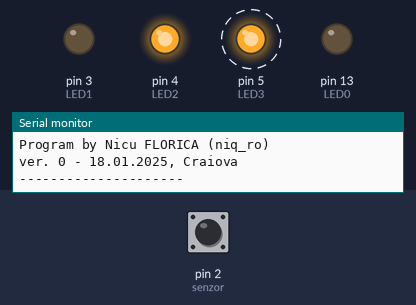
Simulated run of this sketch. Board: Arduino Uno, built with avr-gcc and run on an emulated ATmega328P. Parts: output pins drawn as LEDs (lit = HIGH), the last lines printed to the serial monitor. Dashed ring = blinking. Inputs (shaded band) come from the test bench; at power-on: pin 2 (senzor) HIGH.

Above: at 1.2 s.
1.3 s: pin 2 (senzor) pulled LOW for 0.15 s
At 3.8 s:
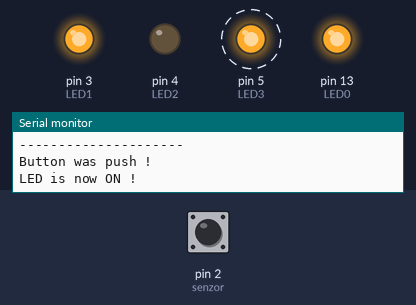
4.4 s: pin 2 (senzor) pulled LOW for 1 s
At 6.4 s:
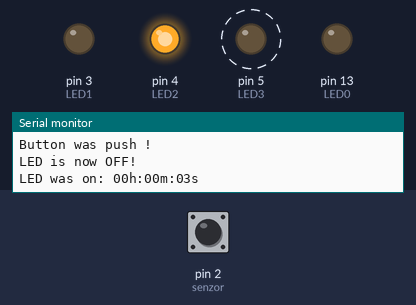
7.4 s: pin 2 (senzor) pulled LOW for 3.2 s
At 8.8 s:
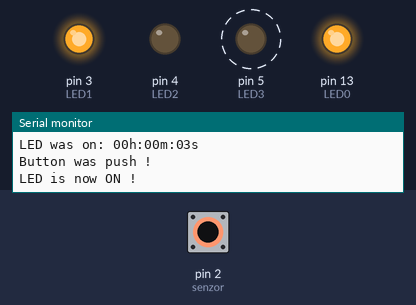
Timing chart, 0 to 19.6 s (numbered marks = the images above; inputs shaded):
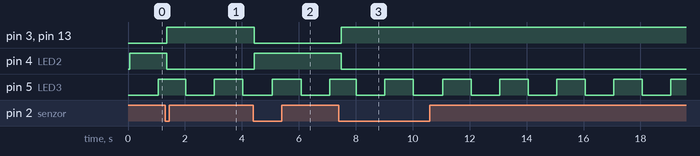

The sketch:

butonsoft_0b.ino
```cpp
/*
 * original program by Nicu FLORICA (niq_ro)
 * 0 - intial (momentary switch at D2__/__GND)
 * 0a - added on tine in serial hh:mm:ss
 * 0b - added 2 external leds
 */

#define senzor 2
#define LED0 13
#define LED1 3  // red led
#define LED2 4  // yellow led
#define LED3 5  // green led

byte staresenzor1 = 1;  // stare actuala senzor
byte staresenzor0 = 1; // stare anterioara senzor
byte actionare = 0;  // numere pare (parcare libera)

unsigned long timp1;
unsigned long timp2;
unsigned long timp0;


void setup() {
  Serial.begin(9600);
  Serial.println(" ");
  Serial.println("ON/OFF control with momentary button");
  Serial.println("Program by Nicu FLORICA (niq_ro)");
  Serial.println("ver. 0 - 18.01.2025, Craiova");
  Serial.println("---------------------");

  pinMode (LED0, OUTPUT);
  digitalWrite(LED0, 0);
  pinMode (LED1, OUTPUT);
  digitalWrite(LED1, 0);
  pinMode (LED2, OUTPUT);
  digitalWrite(LED2, 1);
  pinMode (LED3, OUTPUT);
  digitalWrite(LED3, 0);

  pinMode (senzor, INPUT);
  digitalWrite(senzor, HIGH);
}

void citirebutoane()
{
  staresenzor1 = digitalRead(senzor);  // se citeste starea actuala a senzorului
  if (staresenzor1 != staresenzor0) // daca senzorul a fost activat
   {
    if (staresenzor1 == LOW) // si inca este activat
     {
     actionare++;
     digitalWrite(LED0, actionare%2);
     digitalWrite(LED1, actionare%2);
     digitalWrite(LED2, (actionare+1)%2);
     Serial.println("Button was push !");
     if (actionare%2 == 1)
     {
      Serial.println("LED is now ON !");
      timp2 = millis()/1000;
     }
     else
     {
      Serial.println("LED is now OFF!");
      timp1 = millis()/1000;
      timp0 = timp1 - timp2;
      Serial.print("LED was on: ");
      Serial.print((timp0/3600)/10);
      Serial.print((timp0/3600)%10);
      Serial.print("h:");
      Serial.print(((timp0%3600)/60)/10);
      Serial.print(((timp0%3600)/60)%10);
      Serial.print("m:");
      Serial.print(((timp0%3600)%60)/10);
      Serial.print(((timp0%3600)%60)%10);
      Serial.println("s");
     }
     }
    delay(30);
  staresenzor0 = staresenzor1;  // starea actuala a senzorului este memorata
  }
digitalWrite(LED3, (millis()/1000)%2);
} // sfarsit subrutina citire stare senzor


void loop() {
  citirebutoane();

delay(100);
}  // sfarsit de program principal
```

Measured:
- after the input at 1.3 s, pin 3 (LED1), pin 13 (LED0): LOW → HIGH after 0.07 s; pin 4 (LED2): HIGH → LOW after 0.07 s
- after the input at 4.4 s, pin 3 (LED1), pin 13 (LED0): HIGH → LOW at once; pin 4 (LED2): LOW → HIGH at once
- after the input at 7.4 s, pin 3 (LED1), pin 13 (LED0): LOW → HIGH after 0.09 s; pin 4 (LED2): HIGH → LOW after 0.09 s
- by itself, pin 5 (LED3): alternates HIGH for 1.0 s and LOW for 1.0 s
